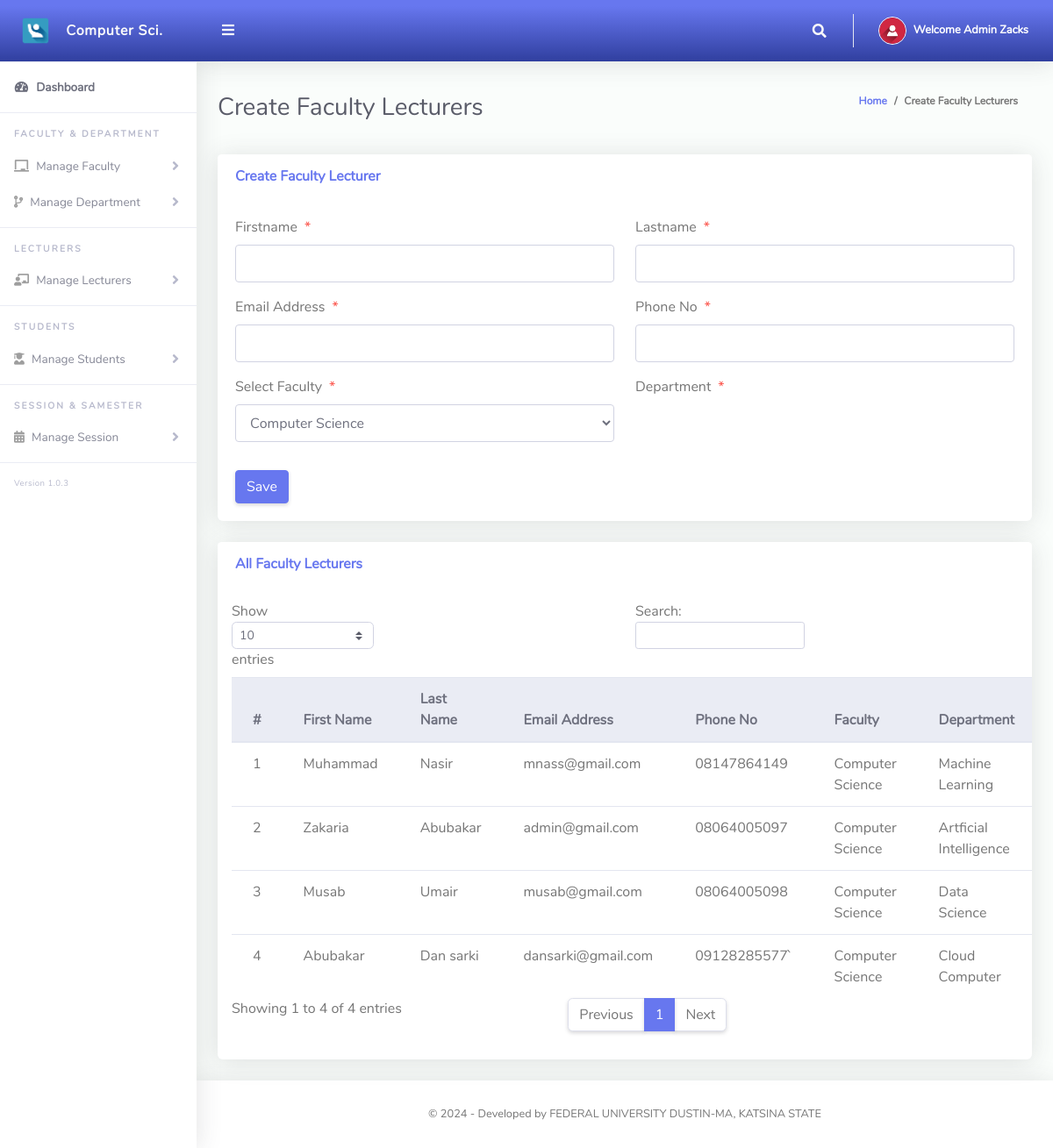
The page /Admin/createClassTeacher.php (signed in) on the database its author committed.
### tables this page shows
CREATE TABLE `tblclassteacher` (
  `Id` int(10) NOT NULL,
  `firstName` varchar(255) NOT NULL,
  `lastName` varchar(255) NOT NULL,
  `emailAddress` varchar(255) NOT NULL,
  `password` varchar(255) NOT NULL,
  `phoneNo` varchar(50) NOT NULL,
  `classId` varchar(10) NOT NULL,
  `classArmId` varchar(10) NOT NULL,
  `dateCreated` varchar(50) NOT NULL
);

CREATE TABLE `tblclass` (
  `Id` int(10) NOT NULL,
  `className` varchar(255) NOT NULL
);

CREATE TABLE `tblclassarms` (
  `Id` int(10) NOT NULL,
  `classId` varchar(10) NOT NULL,
  `classArmName` varchar(255) NOT NULL,
  `isAssigned` varchar(10) NOT NULL
);

### Admin/createClassTeacher.php (the view, shortened to what this page needs)
<?php
include '../Includes/dbcon.php';
?>
<!DOCTYPE html>
<html lang="en">
<head>
  <link href="../vendor/fontawesome-free/css/all.min.css" rel="stylesheet" type="text/css">
  <link href="../vendor/bootstrap/css/bootstrap.min.css" rel="stylesheet" type="text/css">
  <link href="css/ruang-admin.min.css" rel="stylesheet">
</head>
<body id="page-top">
  <div id="wrapper">
      <?php include "Includes/sidebar.php";?>
    <div id="content-wrapper" class="d-flex flex-column">
      <div id="content">
       <?php include "Includes/topbar.php";?>
        <div class="container-fluid" id="container-wrapper">
          <div class="d-sm-flex align-items-center justify-content-between mb-4">
            <h1 class="h3 mb-0 text-gray-800">Create Faculty Lecturers</h1>
            <ol class="breadcrumb">
              <li class="breadcrumb-item"><a href="./">Home</a></li>
              <li class="breadcrumb-item active" aria-current="page">Create Faculty Lecturers</li>
            </ol>
          </div>
          <div class="row">
            <div class="col-lg-12">
              <div class="card mb-4">
                <div class="card-header py-3 d-flex flex-row align-items-center justify-content-between">
                  <h6 class="m-0 font-weight-bold text-primary">Create Faculty Lecturer</h6>
                </div>
                <div class="card-body">
                  <form method="post">
                   <div class="form-group row mb-3">
                        <div class="col-xl-6">
                        <label class="form-control-label">Firstname<span class="text-danger ml-2">*</span></label>
                        <input type="text" class="form-control" required name="firstName" value="<?php echo $row['firstName'];?>" id="exampleInputFirstName">
                        </div>
                        <div class="col-xl-6">
                        <label class="form-control-label">Lastname<span class="text-danger ml-2">*</span></label>
                      <input type="text" class="form-control" required name="lastName" value="<?php echo $row['lastName'];?>" id="exampleInputFirstName" >
                        </div>
                    </div>
                     <div class="form-group row mb-3">
                        <div class="col-xl-6">
                        <label class="form-control-label">Email Address<span class="text-danger ml-2">*</span></label>
                        <input type="email" class="form-control" required name="emailAddress" value="<?php echo $row['emailAddress'];?>" id="exampleInputFirstName" >
                        </div>
                        <div class="col-xl-6">
                        <label class="form-control-label">Phone No<span class="text-danger ml-2">*</span></label>
                      <input type="text" class="form-control" name="phoneNo" value="<?php echo $row['phoneNo'];?>" id="exampleInputFirstName" >
                        </div>
                    </div>
                    <div class="form-group row mb-3">
                        <div class="col-xl-6">
                        <label class="form-control-label">Select Faculty<span class="text-danger ml-2">*</span></label>
                         <?php
                        $qry= "SELECT * FROM tblclass ORDER BY className ASC";
                        $result = $conn->query($qry);
                        $num = $result->num_rows;
                        if ($num > 0){
                          echo ' <select required name="classId" onchange="classArmDropdown(this.value)" class="form-control mb-3">';
                          echo'<option value="">Computer Science</option>';
                                  echo '</select>';
                              }
                            ?>
                        </div>
                        <div class="col-xl-6">
                        <label class="form-control-label">Department<span class="text-danger ml-2">*</span></label>
                        </div>
                    </div>
                      <?php
                    if (isset($Id))
                    {
                    ?>
                    <button type="submit" name="update" class="btn btn-warning">Update</button>
                    &nbsp;&nbsp;&nbsp;&nbsp;&nbsp;&nbsp;&nbsp;&nbsp;&nbsp;&nbsp;
                    <?php
                    } else {
                    ?>
                    <button type="submit" name="save" class="btn btn-primary">Save</button>
                    <?php
                    }
                    ?>
                  </form>
                </div>
              </div>
                 <div class="row">
              <div class="col-lg-12">
              <div class="card mb-4">
                <div class="card-header py-3 d-flex flex-row align-items-center justify-content-between">
                  <h6 class="m-0 font-weight-bold text-primary">All Faculty Lecturers</h6>
                </div>
                <div class="table-responsive p-3">
                  <table class="table align-items-center table-flush table-hover" id="dataTableHover">
                    <thead class="thead-light">
                      <tr>
                        <th>#</th>
                        <th>First Name</th>
                        <th>Last Name</th>
                        <th>Email Address</th>
                        <th>Phone No</th>
                        <th>Faculty</th>
                        <th>Department</th>
                      </tr>
                    </thead>
                    <tbody>
                  <?php
                      $query = "SELECT tblclassteacher.Id,tblclass.className,tblclassarms.classArmName,tblclassarms.Id AS classArmId,tblclassteacher.firstName,
                      tblclassteacher.lastName,tblclassteacher.emailAddress,tblclassteacher.phoneNo,tblclassteacher.dateCreated
                      FROM tblclassteacher
                      INNER JOIN tblclass ON tblclass.Id = tblclassteacher.classId
                      INNER JOIN tblclassarms ON tblclassarms.Id = tblclassteacher.classArmId";
                      $rs = $conn->query($query);
                      $num = $rs->num_rows;
                      $sn=0;
                      if($num > 0)
                      {
                        while ($rows = $rs->fetch_assoc())
                          {
                             $sn = $sn + 1;
                            echo"
                              <tr>
                                <td>".$sn."</td>
                                <td>".$rows['firstName']."</td>
                                <td>".$rows['lastName']."</td>
                                <td>".$rows['emailAddress']."</td>
                                <td>".$rows['phoneNo']."</td>
                                <td>".$rows['className']."</td>
                                <td>".$rows['classArmName']."</td>
                                 <td>".$rows['dateCreated']."</td>
                                <td><a href='?action=delete&Id=".$rows['Id']."&classArmId=".$rows['classArmId']."'><i class='fas fa-fw fa-trash'></i></a></td>
                              </tr>";
                          }
                      }
                      else
                      {
                           echo
                           "<div class='alert alert-danger' role='alert'>
                            No Record Found!
                            </div>";
                      }
                      ?>
                    </tbody>
                  </table>
                </div>
              </div>
            </div>
            </div>
          </div>
        </div>
      </div>
       <?php include "Includes/footer.php";?>
    </div>
  </div>
</body>
</html>

### Admin/Includes/topbar.php (shortened to what this page needs)
<?php
  $query = "SELECT * FROM tbladmin WHERE Id = ".$_SESSION['userId']."";
  $rs = $conn->query($query);
  $rows = $rs->fetch_assoc();
  $fullName = $rows['firstName']." ".$rows['lastName'];
?>
<nav class="navbar navbar-expand navbar-light bg-gradient-primary topbar mb-4 static-top">
          <button id="sidebarToggleTop" class="btn btn-link rounded-circle mr-3">
            <i class="fa fa-bars"></i>
          </button>
          <ul class="navbar-nav ml-auto">
            <li class="nav-item dropdown no-arrow">
              <a class="nav-link dropdown-toggle" href="#" id="searchDropdown" role="button" data-toggle="dropdown"
                aria-haspopup="true" aria-expanded="false">
                <i class="fas fa-search fa-fw"></i>
              </a>
            </li>
            <li class="nav-item dropdown no-arrow">
              <a class="nav-link dropdown-toggle" href="#" id="userDropdown" role="button" data-toggle="dropdown"
                aria-haspopup="true" aria-expanded="false">
                <img class="img-profile rounded-circle" src="img/user-icn.png" style="max-width: 60px">
                <span class="ml-2 d-none d-lg-inline text-white small"><b>Welcome <?php echo $fullName;?></b></span>
              </a>
            </li>
          </ul>
        </nav>

### rows shown on the page
tblclassteacher: firstName "Muhammad", lastName "Nasir", emailAddress "mnass@gmail.com", phoneNo "08147864149", classId.className "Computer Science", classArmId.classArmName "Machine Learning"
tblclassteacher: firstName "Zakaria", lastName "Abubakar", emailAddress "admin@gmail.com", phoneNo "08064005097", classId.className "Computer Science", classArmId.classArmName "Artficial Intelligence"
tblclassteacher: firstName "Musab", lastName "Umair", emailAddress "musab@gmail.com", phoneNo "08064005098", classId.className "Computer Science", classArmId.classArmName "Data Science"
tblclassteacher: firstName "Abubakar", lastName "Dan sarki", emailAddress "dansarki@gmail.com", phoneNo "09128285577`", classId.className "Computer Science", classArmId.classArmName "Cloud Computer"

### other values the page prints
$fullName "Admin Zacks"
